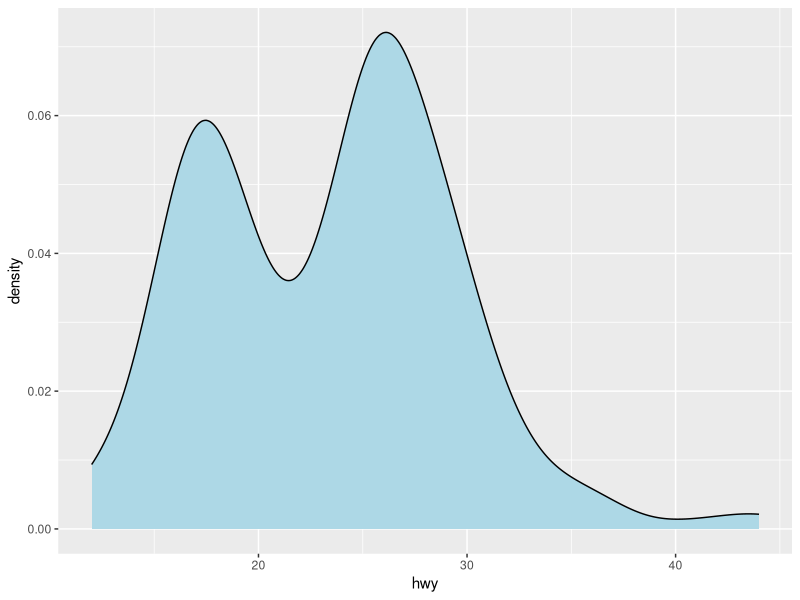
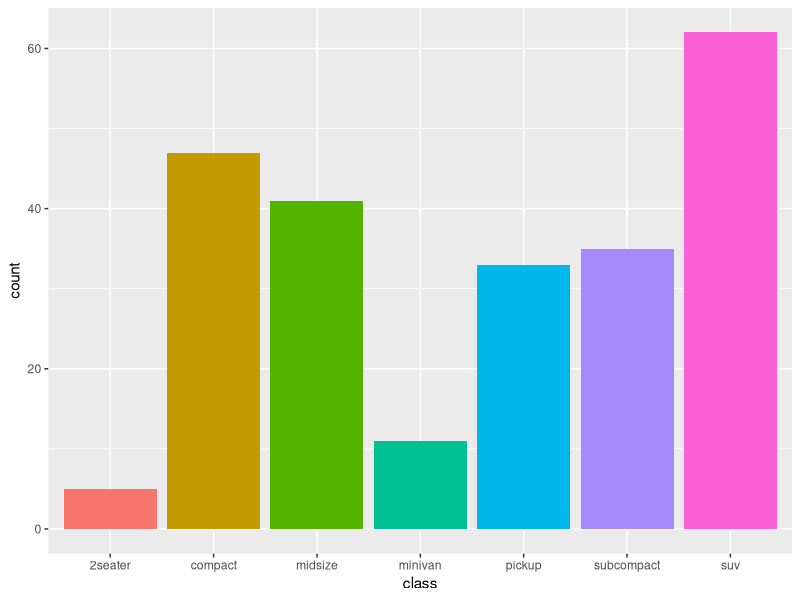
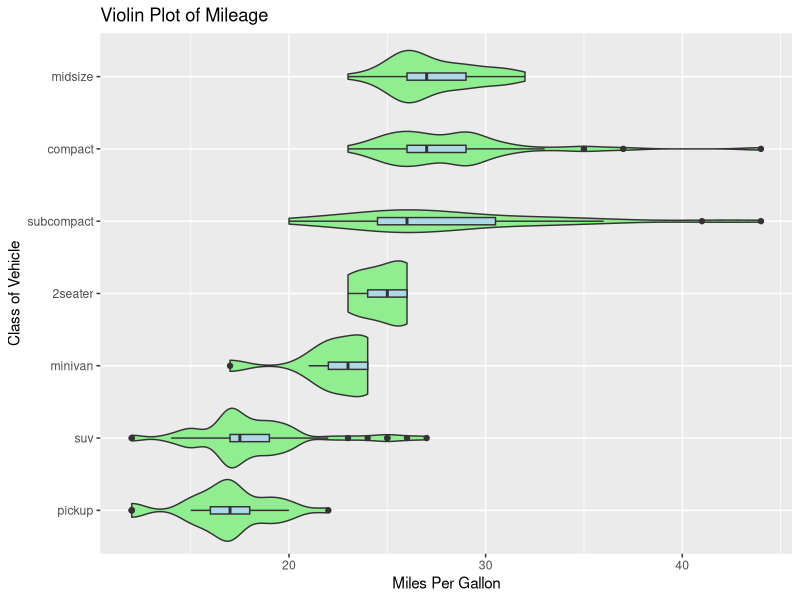
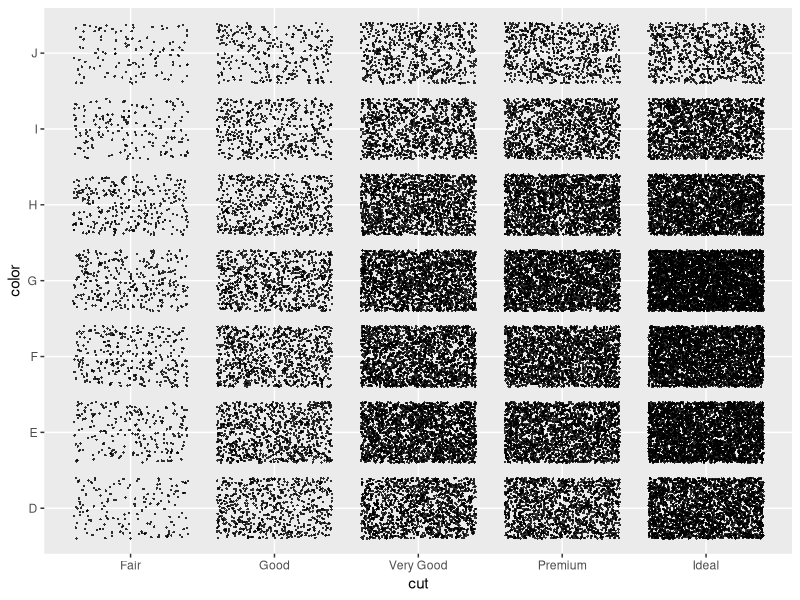
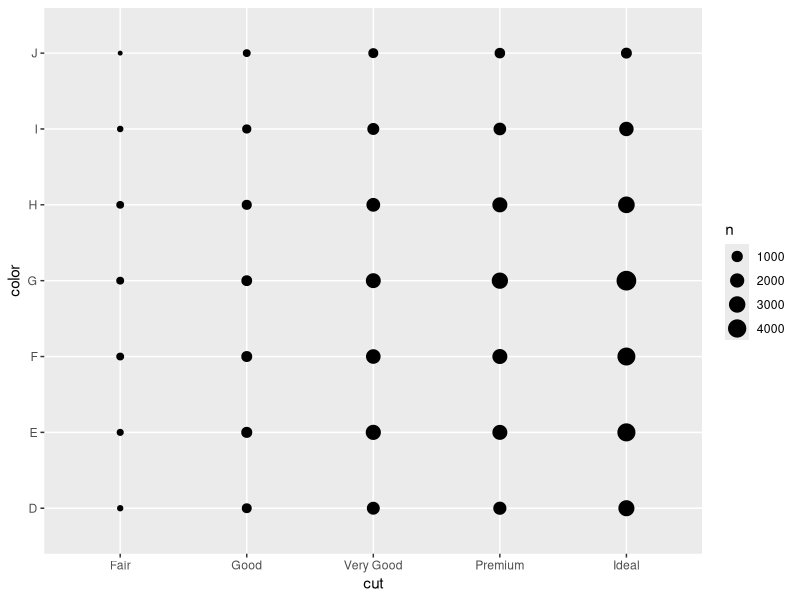
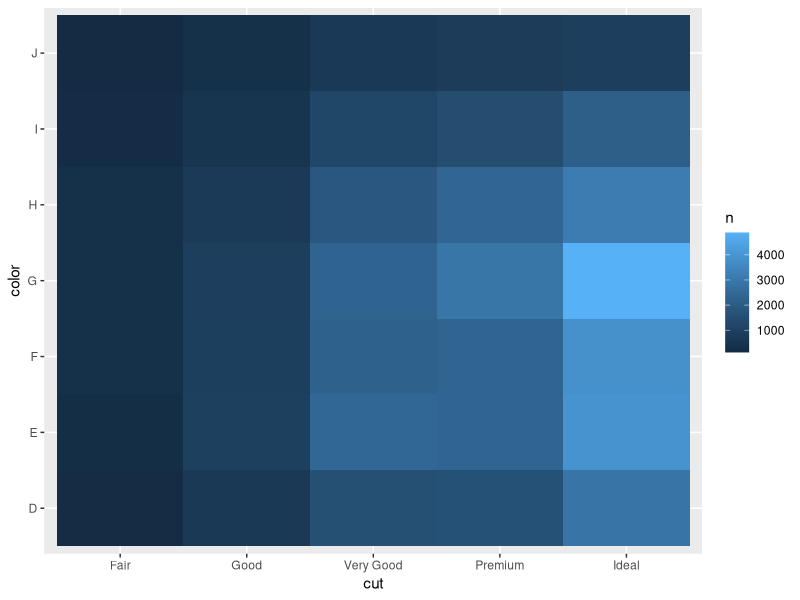
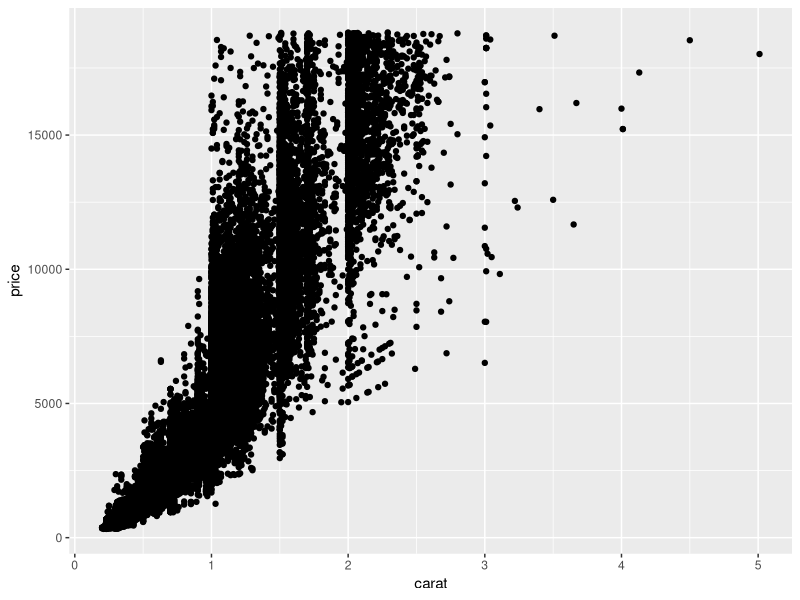
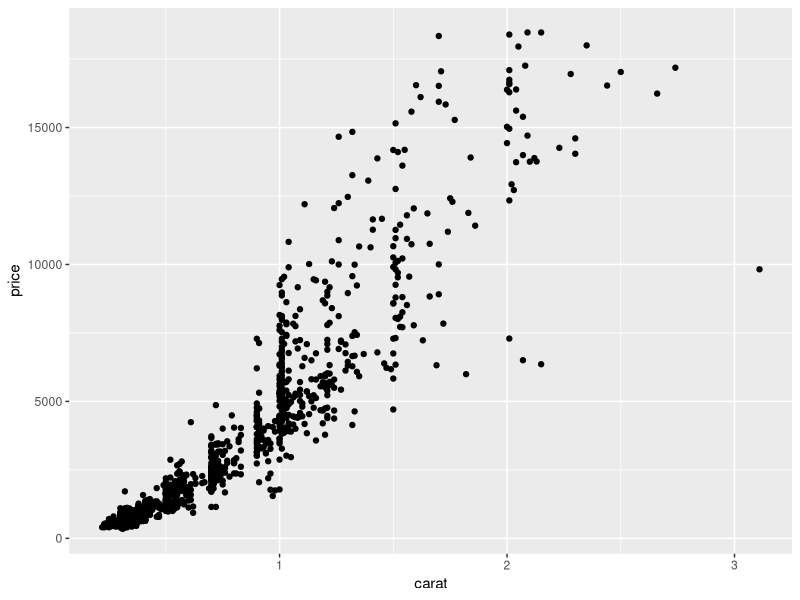

The R source for these figures, in order:
## ---- chunk 1
knitr::opts_chunk$set(echo = TRUE)
library(tidyverse)
## ---- chunk 2
summary(mpg$hwy)
sd(mpg$hwy)
IQR(mpg$hwy)
mpg %>% ggplot(aes(x = hwy)) +
  geom_density(fill = "lightblue")
## ---- chunk 3
mpg %>%
  ggplot(aes(x = class, fill = class)) +
  geom_bar(show.legend = FALSE)
## ---- chunk 4
mpg %>%
  ggplot(aes(x = reorder(class, hwy, FUN = median), y = hwy)) +
  geom_violin(fill = "lightgreen") +
  geom_boxplot(width = 0.1, fill = "lightblue") +
  labs(title = "Violin Plot of Mileage", x = "Class of Vehicle", y = "Miles Per Gallon") +
  coord_flip()
## ---- chunk 5
diamonds %>%
  ggplot(aes(x = cut, y = color)) +
  geom_point(position = "jitter", alpha = 0.8, shape = 16, size = 0.5)

diamonds %>%
  ggplot(aes(x = cut, y = color)) +
  geom_count()

diamonds %>% 
  count(color, cut) %>% 
  ggplot(aes(x = cut, y = color)) +
    geom_tile(aes(fill = n))
## ---- chunk 6
cov(diamonds$carat, diamonds$price)
cor(diamonds$carat, diamonds$price)
diamonds %>% ggplot(aes(x = carat, y = price)) +
  geom_point(alpha = 1)
## ---- chunk 7
set.seed(4393)
dsmall <- diamonds %>% sample_n(1000)
dsmall %>%
  ggplot(aes(x = carat, y = price)) +
  geom_point()

dsmall %>% 
  ggplot(aes(x = carat, y = price)) +
  geom_bin2d()

dsmall %>%
  ggplot(aes(x = carat, y = price)) +
  geom_hex()

dsmall %>%
  ggplot(aes(x = carat, y = price)) +
  stat_density_2d(aes(fill = stat(level)), geom = "polygon")

dsmall %>%
  ggplot(aes(x, y)) +
  stat_density_2d(geom = "raster", aes(fill = stat(density)), contour = FALSE)
## ---- chunk 8
diamonds %>%
  filter(carat < 3) %>% 
  ggplot(aes(x = carat, y = price)) +
  geom_boxplot(aes(group = cut_width(carat, 0.2))) +
  coord_flip()
## ---- chunk 9
diamonds %>%
  filter(carat < 3) %>% 
  ggplot(aes(x = carat, y = price)) +
  geom_boxplot(aes(group = cut_number(carat, 15))) +
  coord_flip()
## ---- chunk 10
diamonds %>%
  filter(carat < 3) %>% 
  ggplot(aes(x = log(carat), y = log(price))) +
  geom_point() +
  geom_smooth(color = "blue") + 
  geom_smooth(method = "lm", color = "red")
## ---- chunk 11
faithful %>%
  ggplot(aes(x = eruptions)) +
  geom_density(fill = "lightblue")
## ---- chunk 12
faithful %>%
  ggplot(aes(x = waiting)) +
  geom_density(fill = "lightblue")
## ---- chunk 13
faithful %>%
  ggplot(aes(x = waiting, y = eruptions)) +
  geom_point()
## ---- chunk 14
faithful %>% ggplot(aes(x = waiting, y = eruptions)) +
  geom_point() +
  geom_smooth(method = "lm")
## ---- chunk 15
faithful %>%
ggplot(aes(x = waiting, y = eruptions)) +
  geom_point() +
  geom_smooth() +
  labs(
    title = "Relationship between Old Faithful waiting time and eruption time",
    x = "Waiting Time in Minutes",
    y = "Eruption Duration in Minutes"
  )
## ---- chunk 16
faithful %>%
  ggplot(aes(x = waiting, y = eruptions)) +
  stat_density_2d(aes(fill = stat(density)), geom = "raster", contour = FALSE) +
  labs(
    title = "Relationship between Old Faithful waiting time and eruption time",
    x = "Waiting Time in Minutes",
    y = "Eruption Duration in Minutes"
  )
## ---- chunk 17
faithful %>%
  ggplot(aes(x = waiting, y = eruptions)) +
  stat_density_2d(aes(fill = stat(level)), geom = "polygon") +
  labs(
    title = "Relationship between Old Faithful waiting time and eruption time",
    x = "Waiting Time in Minutes",
    y = "Eruption Duration in Minutes"
  )
